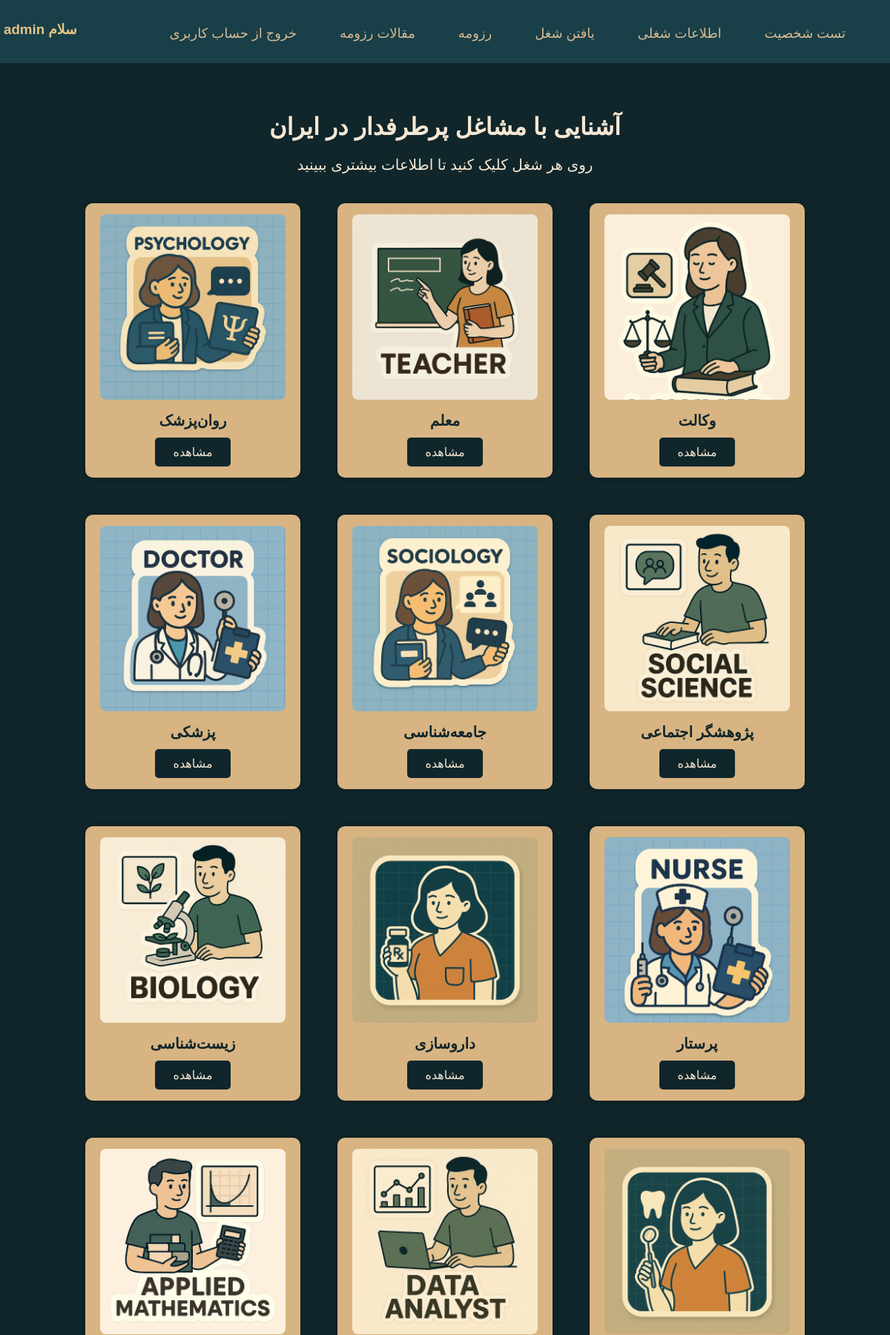
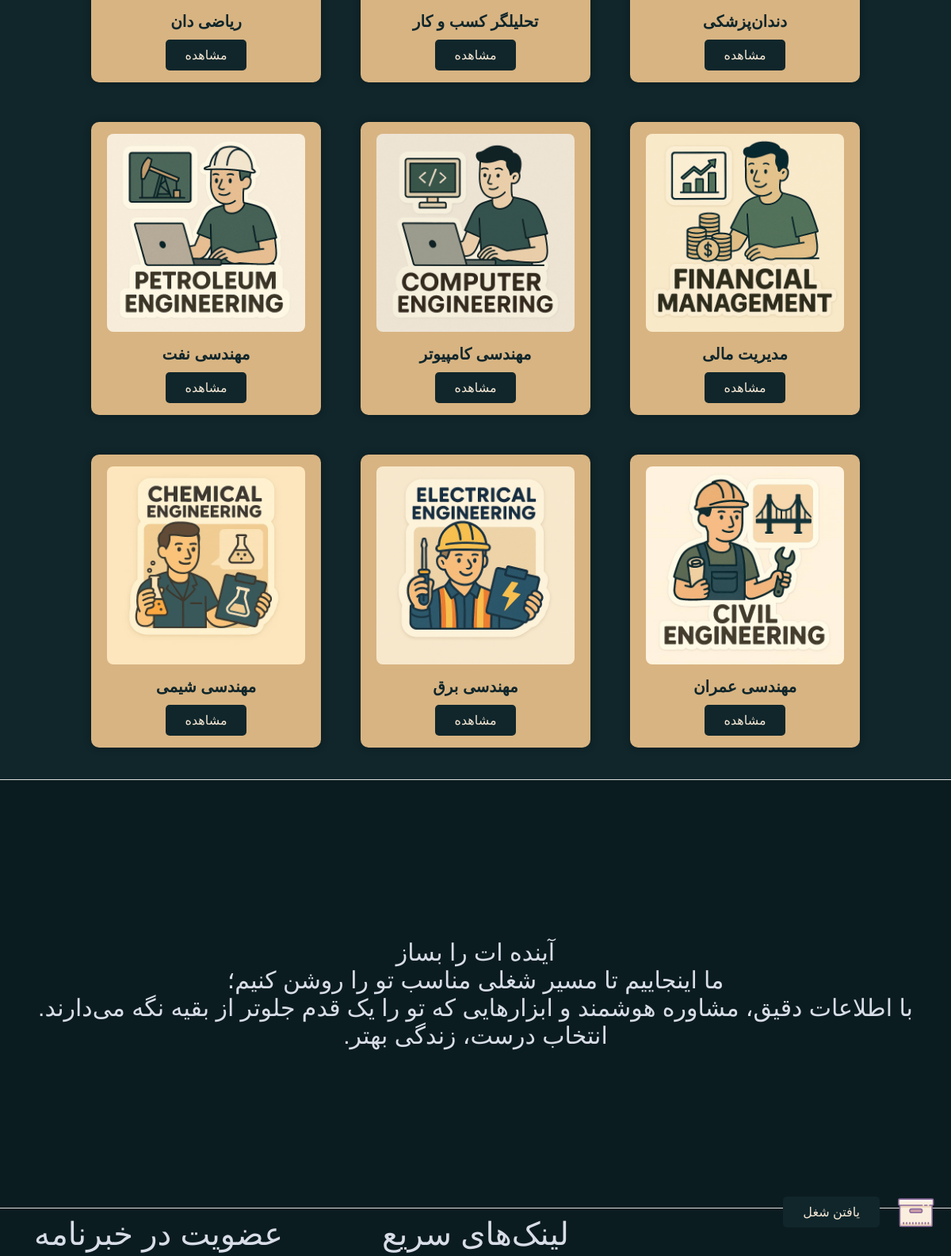
Screenshot of /jobs-info/ (signed in, upper part) with the database file from the repository (2 pictures, top to bottom).
### job/models.py (models this page shows, shortened)
class Jobs(models.Model):
    name = models.CharField(max_length=100)
    image = models.ImageField()
    link = models.URLField()

### job/views.py (the view)
# urls.py: path('', views.job_views, name='jobs-info'),  # <-- use job_views, not Jobs
def job_views(request):
    jobs = Jobs.objects.all()
    context = {
        'jobs': jobs,
    }
    return render(request, 'jobs_info.html', context)

### job/templates/jobs_info.html (shortened to what this page needs)
{% extends "base/base.html" %}
{% load static %}
{% block extra_head %}
<link rel="stylesheet" href="{% static 'styles/page3.css' %}">
{% endblock %}
{% block content %}
<section class="job-section">
  <h1>آشنایی با مشاغل پرطرفدار در ایران</h1>
  <p>روی هر شغل کلیک کنید تا اطلاعات بیشتری ببینید</p>
  <div class="job-cards">
    {% for job in jobs %}
        <div class="card">
          <img src="{{ job.image.url }}" alt="{{ job.name }}">
          <h3>{{ job.name }}</h3>
          <button class="job" onclick="location.href='{{ job.link }}'">مشاهده</button>
        </div>
    {% endfor %}
  </div>
</section>
<footer class="footer">
آینده ات را بساز <div class=""></div>ما اینجاییم تا مسیر شغلی مناسب تو را روشن کنیم؛ <div class=""></div>با اطلاعات دقیق، مشاوره هوشمند و ابزارهایی که تو را یک قدم جلوتر از بقیه نگه می‌دارند.
انتخاب درست، زندگی بهتر.
</footer>
{% endblock %}

### templates/base/header.html (shortened to what this page needs)
  <header class="header">
    <nav class="boxbar">
      <ul class="bar">
        <li class="menu_link">
          <a class="menu_item" href="{% url 'personality_test' %}">تست شخصیت</a>
        </li>
        <li class="menu_link">
          <a class="menu_item" href="{% url 'jobs-info:jobs-info' %}">اطلاعات شغلی</a>
        </li>
        <li class="menu_link">
          <a class="menu_item" href="{% url 'find_job' %}">یافتن شغل</a>
        </li>
        <li class="menu_link">
          <a class="menu_item" href="{% url 'resume_maker' %}">رزومه</a>
        </li>
        <li class="menu_link">
          <a class="menu_item" href="{% url 'articles:articles' %}">مقالات رزومه</a>
        </li>
        {% if request.user.is_authenticated  %}
          <li class="menu_link">
            <form action="{% url 'logout' %}" method="post" style="display:inline;">
              <button type="submit" class="menu_item" style="background:none; border:none; color:inherit; cursor:pointer;">
                خروج از حساب کاربری
              </button>
            </form>
          </li>
        {% endif %}
      </ul>
    </nav>
      {% if request.user.is_authenticated  %}
      <h3 style="color: #e6c486; display: inline-block; margin-left: 5px;">سلام {{ request.user.username }} </h3>
      {% else %}
          <a class="contant" href="{% url 'login' %}">ورود</a>
      {% endif %}
  </header>

### staticfiles/styles/header_footer.css (style rules this page uses)
.header { width: 100%; height: 65px; display: flex; justify-content: space-between; background-color: #193F48; padding: 10px 0px; }
.boxbar { display: flex; justify-content: space-between; gap: 32px; }
.bar { display: flex; justify-content: space-around; gap: 18px; margin-top: 14px; font-size: 20px; }
.menu_item { text-decoration: none; color: #D8BB93; list-style-type: none; padding-left: 0; margin: 0; display: flex; border: none; background: transparent; padding: 10px 20px ; color: #D8BB93 ; cursor: pointer; font-size: large; }
.menu_link { list-style: none; color: #D8BB93; }
.footer { height: 500px; display: flex; flex-direction: column; background-color: #0b1c20; color: #d8dde7; justify-content: center; align-items: center; }
.job { font-size: 40px; }

### staticfiles/styles/page3.css (style rules this page uses)
:root { --blue : #B0623E; }
body { font-family: 'Tahoma', sans-serif; background-color: #10262b; color: #f6e8d5; margin: 0; padding: 0; direction: rtl; }
.job-section { text-align: center; padding: 40px; }
.job-section h1 { font-size: 32px; margin-bottom: 10px; }
.job-section p { font-size: 20px; margin-bottom: 40px; }
.job-cards { display: flex; justify-content: center; flex-wrap: wrap; gap: 50px; }
.card { background-color: rgb(216, 180, 130); display: flex; flex-direction: column; justify-content: space-between; align-items: center; border-radius: 10px; padding: 15px; width: 260px; height: 340px; box-shadow: 0px 0px 10px rgba(0, 0, 0, 0.3); color: #10262b; transition: transform 0.2s ease; }
footer { background-color: #f8f8f8; padding: 20px; text-align: center; height: 200px; font-family: "Vazir", sans-serif; font-size: 30px; color: #333; border-top: 1px solid #ddd; }
.card img { width: 250px; height: 250px; object-fit: cover; border-radius: 8px; }
.card h3 { font-size: 20px; margin: 15px 0 10px; }
.job { background-color: #10262b; color: #f6e8d5; padding: 10px 25px; font-size: 16px; border: none; border-radius: 5px; cursor: pointer; transition: background-color 0.3s ease; }

### rows the page displays
Jobs: image (picture), name "وکالت"
Jobs: image (picture), name "معلم"
Jobs: image (picture), name "روان‌پزشک"
Jobs: image (picture), name "پژوهشگر اجتماعی"
Jobs: image (picture), name "جامعه‌شناسی"
Jobs: image (picture), name "پزشکی"
Jobs: image (picture), name "پرستار"
Jobs: image (picture), name "داروسازی"
Jobs: image (picture), name "زیست‌شناسی"
Jobs: image (picture), name "دندان‌پزشکی"
Jobs: image (picture), name "تحلیلگر کسب و کار"
Jobs: image (picture), name "ریاضی دان"
Jobs: image (picture), name "مدیریت مالی"
Jobs: image (picture), name "مهندسی کامپیوتر"
Jobs: image (picture), name "مهندسی نفت"
Jobs: image (picture), name "مهندسی عمران"
Jobs: image (picture), name "مهندسی برق"
Jobs: image (picture), name "مهندسی شیمی"

### other values shown
{{ request.user.username }} "admin"
